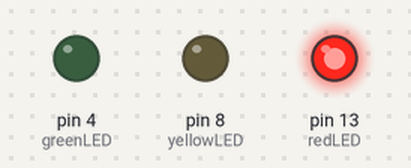
A sketch run on a simulated Arduino Uno, built with avr-gcc and run on an emulated ATmega328P. Parts: output pins drawn as LEDs (lit = HIGH).

Above: at 0.5 s.
At 1.5 s:
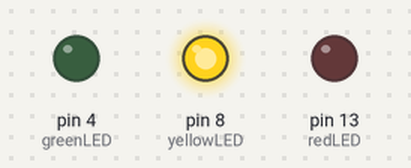
At 2.5 s:
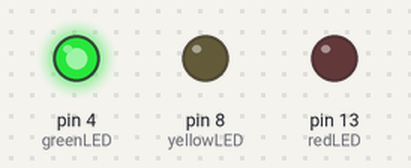
At 4.0 s:
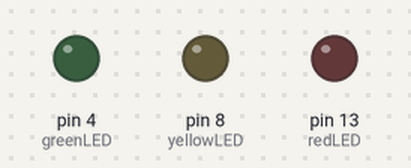
Timing chart, 0 to 6.5 s (numbered marks = the images above):
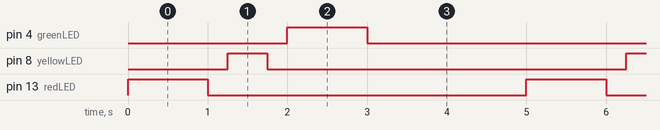

Measured:
- by itself, pin 4 (greenLED), pin 13 (redLED): alternates HIGH for 1.0 s and LOW for 4.0 s
- by itself, pin 8 (yellowLED): alternates HIGH for 0.50 s and LOW for 4.5 s
- by itself, everything shown: repeats every 5.0 s, in 6 steps

The sketch:

stopLight.ino
```cpp
int redLED = 13;
int yellowLED = 8;
int greenLED = 4;
int delayM = 1000;
int delayS = 500;
int restart = 2000;

void setup() {
  pinMode(redLED, OUTPUT);
  pinMode(yellowLED, OUTPUT);
  pinMode(greenLED, OUTPUT);
  randomSeed(analogRead(0));

}

void loop() {
  digitalWrite (redLED,HIGH);
  delay(delayM);
  digitalWrite (redLED,LOW);
  delay(250);
  digitalWrite (yellowLED,HIGH);
  delay(delayS);
  digitalWrite (yellowLED,LOW);
  delay(250);
  digitalWrite (greenLED,HIGH);
  delay(delayM);
  digitalWrite (greenLED,LOW);
  delay(restart);
}
```
